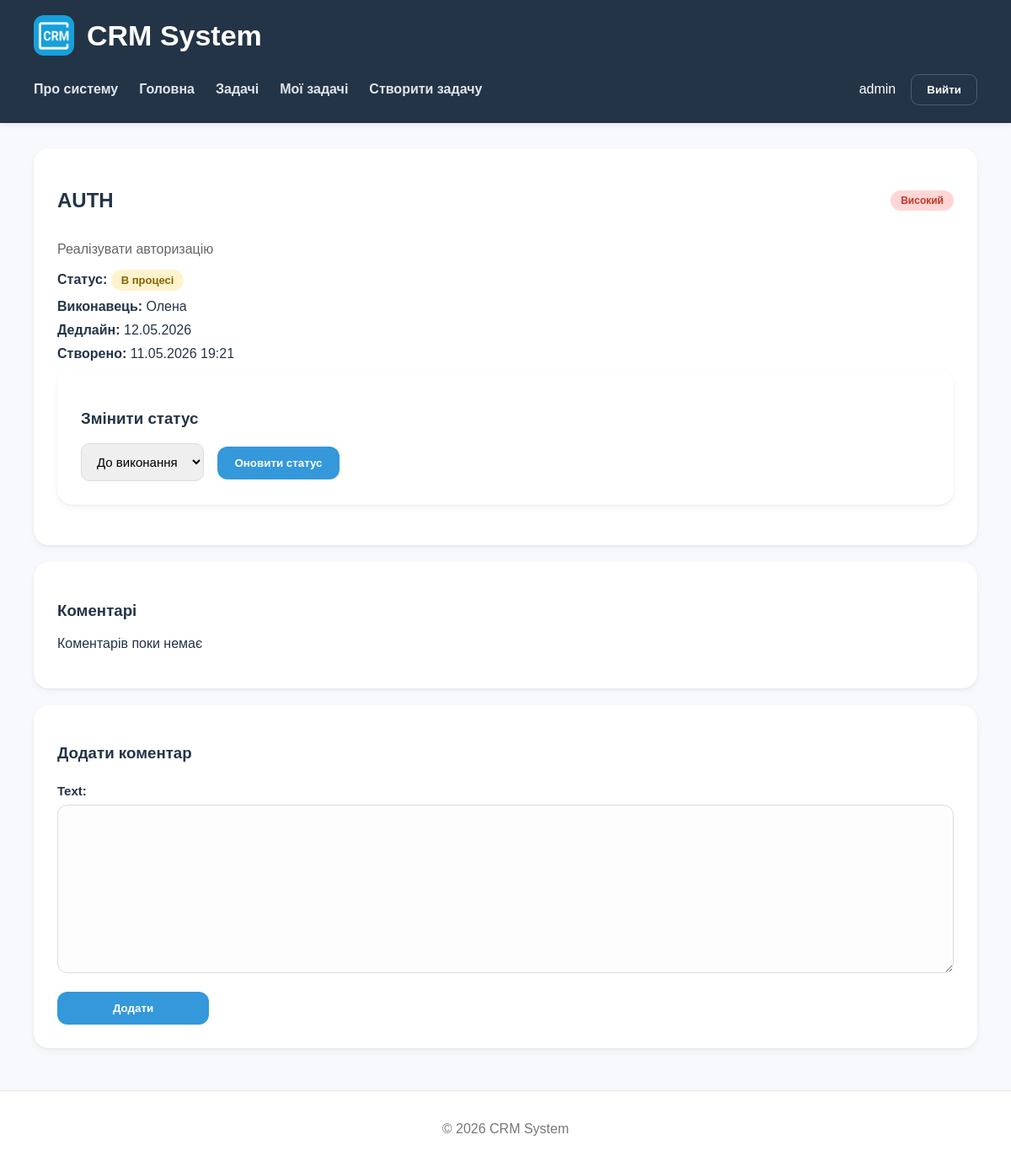
The page /tasks/6/ (signed in) on the database as committed earlier.
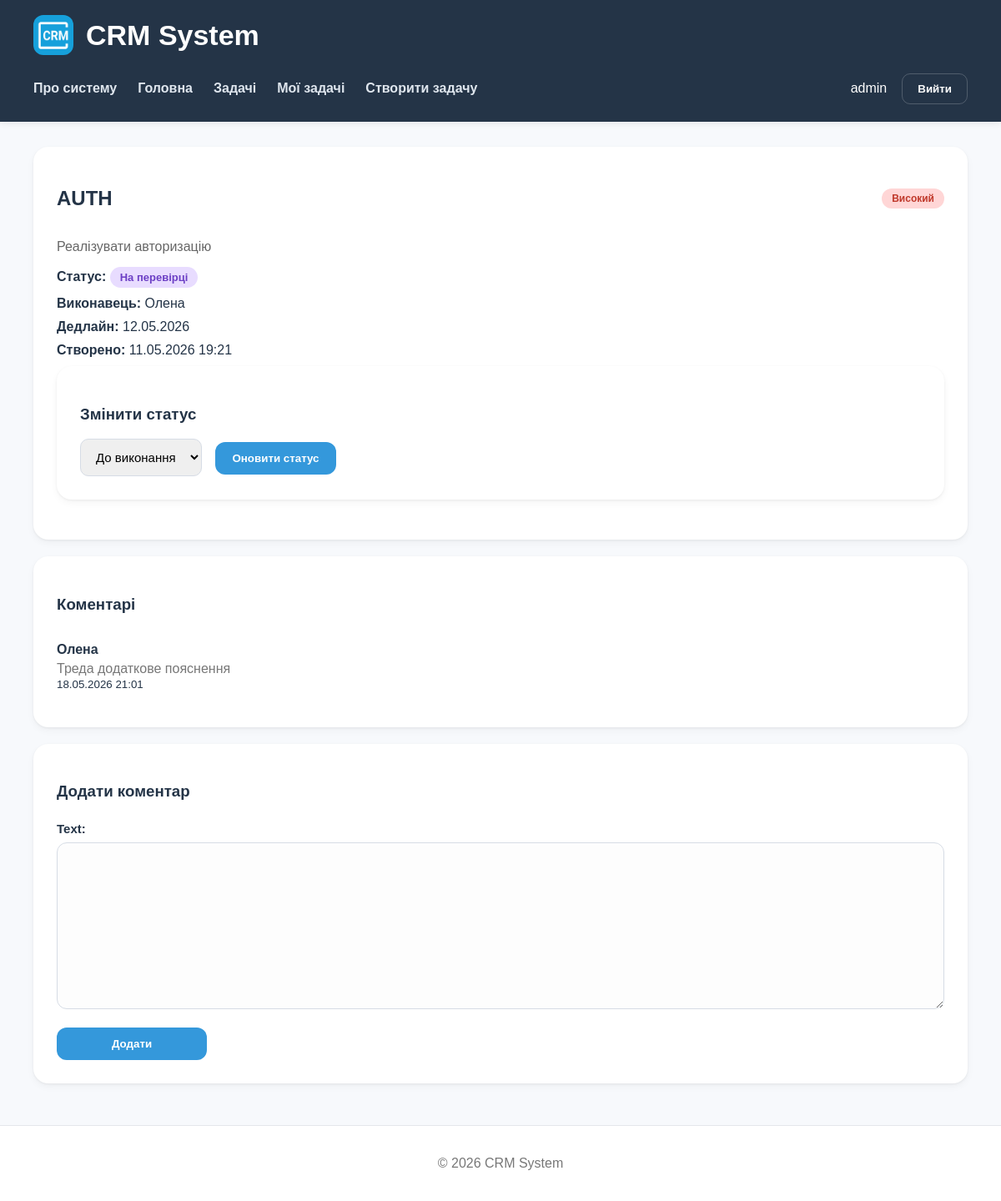
The same page on the database as committed later.
### srm_app/models.py (models this page shows, shortened)
class Task(models.Model):
    STATUS_CHOICES = [
        ('todo', 'До виконання'),
        ('in_progress', 'В процесі'),
        ('review', 'На перевірці'),
        ('done', 'Виконано'),
    ]
    PRIORITY_CHOICES = [
        ('low', 'Низький'),
        ('medium', 'Середній'),
        ('high', 'Високий'),
        ('urgent', 'Терміновий'),
    ]
    title = models.CharField(max_length=255)
    description = models.TextField()
    status = models.CharField(max_length=20, choices=STATUS_CHOICES, default='todo')
    priority = models.CharField(max_length=20, choices=PRIORITY_CHOICES, default='low')
    assignee = models.CharField(max_length=100)
    deadline = models.DateTimeField()
    created_at = models.DateTimeField(auto_now_add=True)

class Comment(models.Model):
    task = models.ForeignKey(Task,on_delete=models.CASCADE,related_name='comments')
    user = models.ForeignKey(User,on_delete=models.CASCADE,related_name='comments')
    text = models.TextField()
    created_at = models.DateTimeField(auto_now_add=True)
    is_active = models.BooleanField(default=True)

### srm_app/views.py (the view)
# urls.py: path('tasks/<int:task_id>/', views.task_detail, name='task_detail'),
@login_required
def task_detail(request, task_id):
    task = get_object_or_404(Task,id=task_id)
    if request.method == 'POST' and 'status' in request.POST:
        new_status = request.POST.get('status')
        task.status = new_status
        task.save()
        return redirect('task_detail',task_id=task.id)
    if request.method == 'POST':
        form = CommentForm(request.POST)
        if form.is_valid():
            text = form.cleaned_data['text']
            already_exists = Comment.objects.filter(
                task=task,
                user=request.user,
                text=text
            ).exists()
            if already_exists:
                form.add_error('text','Такий коментар уже існує')
            else:
                comment = form.save(commit=False)
                comment.task = task
                comment.user = request.user
                comment.save()
                return redirect('task_detail',task_id=task.id)
    else:
        form = CommentForm()
    context = {'task': task,'form': form}
    return render(request,'srm_app/task_detail.html',context)

### srm_app/forms.py
class CommentForm(ModelForm):
    class Meta:
        model = Comment
        fields = ['text']

### srm_app/templates/srm_app/task_detail.html (shortened to what this page needs)
{% extends 'srm_app/base.html' %}
{% block content %}
<div class="card">
    <div class="task-top">
        <h2>{{ task.title|upper }}</h2>
        <span class="priority priority-{{ task.priority }}">
            {{ task.get_priority_display }}
        </span>
    </div>
    <p class="task-description">{{ task.description }}</p>
    <div class="task-info">
        <p>
            <strong>Статус:</strong>
            <span class="task-status status-{{ task.status }}">
                {{ task.get_status_display }}
            </span>
        </p>
        <p><strong>Виконавець:</strong> {{ task.assignee }}</p>
        <p><strong>Дедлайн:</strong> {{ task.deadline|date:"d.m.Y" }}</p>
        <p><strong>Створено:</strong> {{ task.created_at|date:"d.m.Y H:i" }}</p>
    </div>
    <div class="card">
        <h3>Змінити статус</h3>
        <form method="post">
            <select name="status" class="status-select">
                <option value="todo">До виконання</option>
            </select>
            <button type="submit" class="btn">Оновити статус</button>
        </form>
    </div>
</div>
{% if user.is_authenticated %}
<div class="card">
    <h3>Коментарі</h3>
    {% for comment in task.comments.all %}
        <div class="activity-item">
            <strong>{{ comment.user.username }}</strong>
            <p>{{ comment.text }}</p>
            <small>{{ comment.created_at|date:"d.m.Y H:i" }}</small>
        </div>
    {% empty %}
        <p>Коментарів поки немає</p>
    {% endfor %}
</div>
{% endif %}
{% if user.is_authenticated %}
<div class="card">
    <h3>Додати коментар</h3>
    <form method="post" class="task-form">
        <div class="form-group">
            {{ form.text.label_tag }}
            {{ form.text }}
        </div>
        <button class="btn" type="submit">Додати</button>
    </form>
</div>
{% endif %}
{% endblock %}

Rows that differ between the two databases and show on the page:
changed Task "AUTH": status "В процесі" → "На перевірці"
added Comment: user.username "Олена", text "Треда додаткове пояснення", created_at "18.05.2026 21:01"
Other text that changed with them:
text no longer shown: "Коментарів поки немає"
